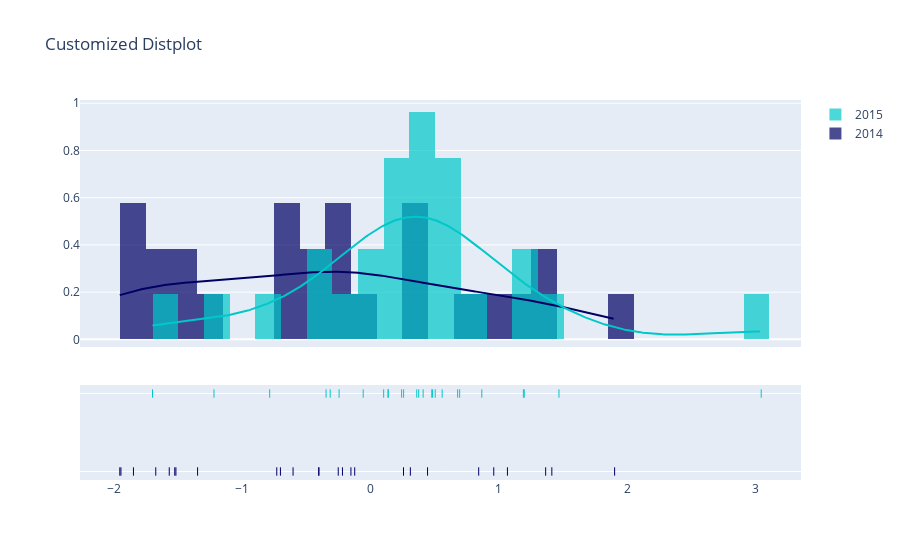

Notebook code for this chart:
### Markdown cell above
## Customize Rug Text, Colors & Title

### Code cell
x1 = np.random.randn(26)
x2 = np.random.randn(26) + 0.5

group_labels = ["2014", "2015"]

rug_text_one = [
    "a",
    "b",
    "c",
    "d",
    "e",
    "f",
    "g",
    "h",
    "i",
    "j",
    "k",
    "l",
    "m",
    "n",
    "o",
    "p",
    "q",
    "r",
    "s",
    "t",
    "u",
    "v",
    "w",
    "x",
    "y",
    "z",
]

rug_text_two = [
    "aa",
    "bb",
    "cc",
    "dd",
    "ee",
    "ff",
    "gg",
    "hh",
    "ii",
    "jj",
    "kk",
    "ll",
    "mm",
    "nn",
    "oo",
    "pp",
    "qq",
    "rr",
    "ss",
    "tt",
    "uu",
    "vv",
    "ww",
    "xx",
    "yy",
    "zz",
]

rug_text = [rug_text_one, rug_text_two]  # for hover in rug plot
colors = ["rgb(0, 0, 100)", "rgb(0, 200, 200)"]

# Create distplot with custom bin_size
fig = ff.create_distplot(
    [x1, x2], group_labels, bin_size=0.2, rug_text=rug_text, colors=colors
)

fig.update_layout(title_text="Customized Distplot")
fig.show()

### Figure 1 — Plotly figure (JSON) as saved in the notebook; plotly's stock layout.template omitted (floating-point values rounded to 4 significant figures; data arrays with more than 128 entries replaced by an {"elided": "..."} marker saying what was removed)
{"data": [{"autobinx": false, "histnorm": "probability density", "legendgroup": "2014", "marker": {"color": "rgb(0, 0, 100)"}, "name": "2014", "opacity": 0.7, "type": "histogram", "x": [-1.346, -0.218, -0.6024, -1.951, 0.3105, 0.2571, -1.523, -0.7009, -1.514, 1.9, -1.942, 1.412, -0.2509, -0.4029, -1.566, 0.4441, 1.363, -0.4013, 0.9595, -1.671, -0.1228, -0.7293, -0.1521, -1.845, 1.066, 0.8423], "xaxis": "x", "xbins": {"end": 1.9, "size": 0.2, "start": -1.951}, "yaxis": "y"}, {"autobinx": false, "histnorm": "probability density", "legendgroup": "2015", "marker": {"color": "rgb(0, 200, 200)"}, "name": "2015", "opacity": 0.7, "type": "histogram", "x": [-0.3136, 0.4098, 0.4771, -0.7845, 0.1382, -0.05655, 0.1027, 0.3755, -1.218, 0.3602, 1.467, 1.197, 0.2578, 0.6784, 1.19, 0.558, 3.041, -0.2443, 0.8665, 0.1369, 0.504, 0.2422, -0.3456, 0.6941, 0.4833, -1.696], "xaxis": "x", "xbins": {"end": 3.041, "size": 0.2, "start": -1.696}, "yaxis": "y"}, {"legendgroup": "2014", "marker": {"color": "rgb(0, 0, 100)"}, "mode": "lines", "name": "2014", "showlegend": false, "type": "scatter", "x": {"elided": "500 float values"}, "xaxis": "x", "y": {"elided": "500 float values"}, "yaxis": "y"}, {"legendgroup": "2015", "marker": {"color": "rgb(0, 200, 200)"}, "mode": "lines", "name": "2015", "showlegend": false, "type": "scatter", "x": {"elided": "500 float values"}, "xaxis": "x", "y": {"elided": "500 float values"}, "yaxis": "y"}, {"legendgroup": "2014", "marker": {"color": "rgb(0, 0, 100)", "symbol": "line-ns-open"}, "mode": "markers", "name": "2014", "showlegend": false, "text": ["a", "b", "c", "d", "e", "f", "g", "h", "i", "j", "k", "l", "m", "n", "o", "p", "q", "r", "s", "t", "u", "v", "w", "x", "y", "z"], "type": "scatter", "x": [-1.346, -0.218, -0.6024, -1.951, 0.3105, 0.2571, -1.523, -0.7009, -1.514, 1.9, -1.942, 1.412, -0.2509, -0.4029, -1.566, 0.4441, 1.363, -0.4013, 0.9595, -1.671, -0.1228, -0.7293, -0.1521, -1.845, 1.066, 0.8423], "xaxis": "x", "y": ["2014", "2014", "2014", "2014", "2014", "2014", "2014", "2014", "2014", "2014", "2014", "2014", "2014", "2014", "2014", "2014", "2014", "2014", "2014", "2014", "2014", "2014", "2014", "2014", "2014", "2014"], "yaxis": "y2"}, {"legendgroup": "2015", "marker": {"color": "rgb(0, 200, 200)", "symbol": "line-ns-open"}, "mode": "markers", "name": "2015", "showlegend": false, "text": ["aa", "bb", "cc", "dd", "ee", "ff", "gg", "hh", "ii", "jj", "kk", "ll", "mm", "nn", "oo", "pp", "qq", "rr", "ss", "tt", "uu", "vv", "ww", "xx", "yy", "zz"], "type": "scatter", "x": [-0.3136, 0.4098, 0.4771, -0.7845, 0.1382, -0.05655, 0.1027, 0.3755, -1.218, 0.3602, 1.467, 1.197, 0.2578, 0.6784, 1.19, 0.558, 3.041, -0.2443, 0.8665, 0.1369, 0.504, 0.2422, -0.3456, 0.6941, 0.4833, -1.696], "xaxis": "x", "y": ["2015", "2015", "2015", "2015", "2015", "2015", "2015", "2015", "2015", "2015", "2015", "2015", "2015", "2015", "2015", "2015", "2015", "2015", "2015", "2015", "2015", "2015", "2015", "2015", "2015", "2015"], "yaxis": "y2"}], "layout": {"barmode": "overlay", "hovermode": "closest", "legend": {"traceorder": "reversed"}, "title": {"text": "Customized Distplot"}, "xaxis": {"anchor": "y2", "domain": [0, 1], "zeroline": false}, "yaxis": {"anchor": "free", "domain": [0.35, 1], "position": 0}, "yaxis2": {"anchor": "x", "domain": [0, 0.25], "dtick": 1, "showticklabels": false}}}
